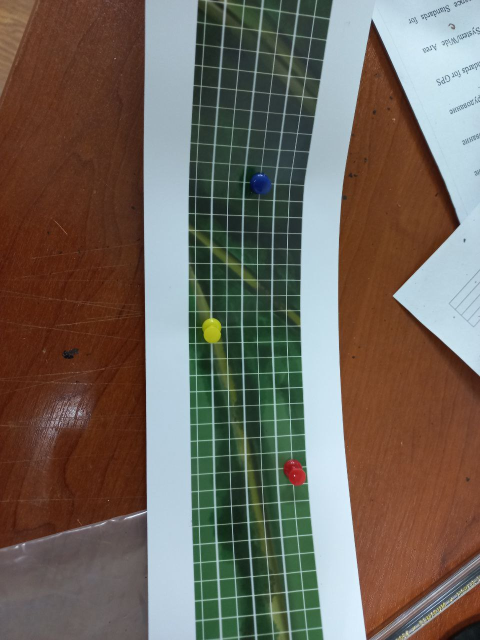
#> input picture python_code/photo_2022-09-19_14-12-26.jpg, 960 x 1280 px (shown at 1/2 size)
$ python -i part1.py   (imports and definitions only)
#> lines starting #> are read from the running program, lines starting #| are printed output that depends on the picture; after the words box and inside, x2 and y2 are one past the last pixel; in counts of white or black regions, pixels touching at a corner belong together
# [28 lines left out: function find_rgb_pixels, not called in this run]

def colored_spot(path):
#> called with path = 'photo_2022-09-19_14-12-26.jpg'
    import cv2
    import numpy as np
    output = {}
    xy = [0, 0]
    image = cv2.imread(path)
#> image is the input picture: shape (1280, 960, 3); mean B, G, R 92.5, 102.8, 111.6
    I = np.array(cv2.cvtColor(image, cv2.COLOR_BGR2HSV), copy=True)
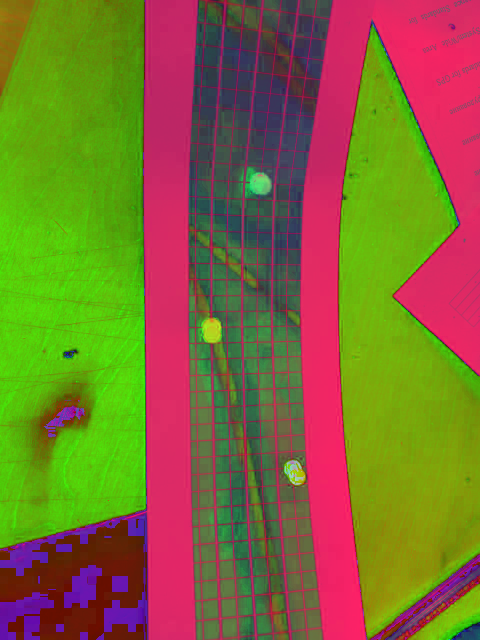
#> I: shape (1280, 960, 3) (shown at 1/2 size); mean B, G, R 52, 108.1, 126.3

    lower_red = np.array([0, 85, 105])
    upper_red = np.array([8, 255, 255])
    lower_blue = np.array([150, 50, 50])
    upper_blue = np.array([175, 255, 255])
    lower_yellow = np.array([12, 100, 100])
    upper_yellow = np.array([17, 255, 255])


    image = cv2.inRange(I, lower_red, upper_red)
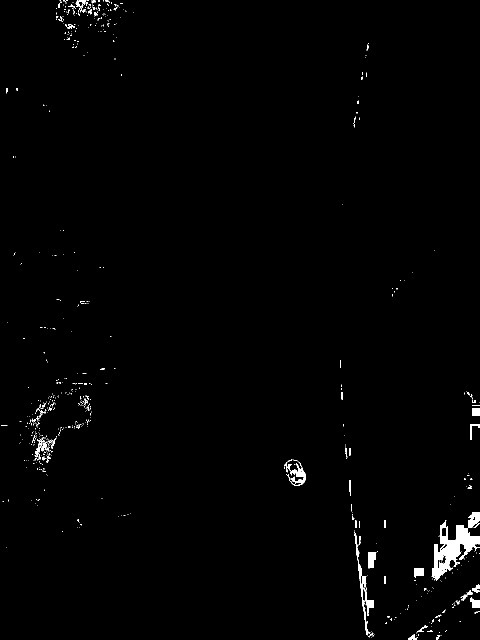
#> image: shape (1280, 960) (shown at 1/2 size); 1.1% white; 662 white regions (615 under 20 px), largest, box (x1, y1, x2, y2) and area: (863, 1024, 960, 1161) 5210, (708, 1063, 748, 1271) 1205, (573, 919, 612, 972) 648
    moments = cv2.moments(image, 1)
#> moments = moments, m00 12961, centre m10/m00, m01/m00 = (701.5, 964.6)
    x_moment = moments['m01']
#> x_moment = 12501610
    y_moment = moments['m10']
#> y_moment = 9091867
    area = moments['m00']
#> area = 12961
    if area > 20:
        xy[0] = int(x_moment / area)
        xy[1] = int(y_moment / area)
    output['Красный'] = xy
    cv2.imshow("Image", image)
    cv2.waitKey(0)
    cv2.destroyAllWindows()

    image = cv2.inRange(I, lower_blue, upper_blue)
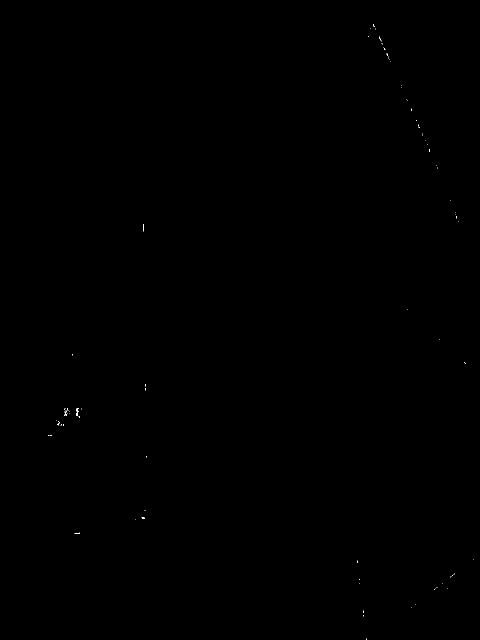
#> image: shape (1280, 960) (shown at 1/2 size); 0.03% white in thin lines or dots, all inside (x1, y1, x2, y2) = (97, 49, 947, 1280)
    moments = cv2.moments(image, 1)
#> moments = moments, m00 329, centre m10/m00, m01/m00 = (432.7, 699.1)
    x_moment = moments['m01']
#> x_moment = 230001
    y_moment = moments['m10']
#> y_moment = 142357
    area = moments['m00']
#> area = 329
    xy[0] = int(x_moment / area)
    xy[1] = int(y_moment / area)
    output['Синий'] = xy
    cv2.imshow("Image", image)
    cv2.waitKey(0)
    cv2.destroyAllWindows()

    image = cv2.inRange(I, lower_yellow, upper_yellow)
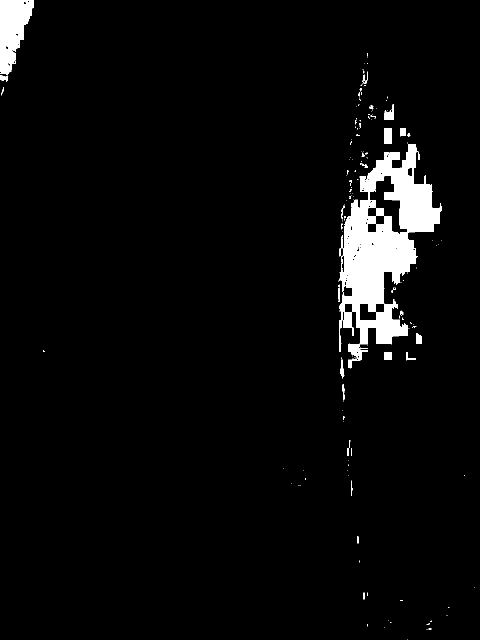
#> image: shape (1280, 960) (shown at 1/2 size); 4.1% white; 177 white regions (145 under 20 px), largest, box (x1, y1, x2, y2) and area: (677, 288, 884, 737) 39881, (0, 0, 68, 151) 6514, (768, 256, 784, 288) 507
    moments = cv2.moments(image, 1)
#> moments = moments, m00 49830, centre m10/m00, m01/m00 = (665.7, 436)
    x_moment = moments['m01']
#> x_moment = 21727517
    y_moment = moments['m10']
#> y_moment = 33173112
    area = moments['m00']
#> area = 49830
    xy[0] = int(x_moment / area)
    xy[1] = int(y_moment / area)
    cv2.imshow("Image", image)
    cv2.waitKey(0)
    cv2.destroyAllWindows()
    output['Желтый'] = xy
    return output

    #cv2.imshow("Image", image)
    #cv2.waitKey(0)
    #cv2.destroyAllWindows()


# [16 lines left out: function show, not called in this run]

>>> result = colored_spot('photo_2022-09-19_14-12-26.jpg')
#> result = {'Красный': [436, 665], 'Синий': [436, 665], 'Желтый': [436, 665]}

$ run again, on python_code/photo_2022-09-26_16-26-14.jpg
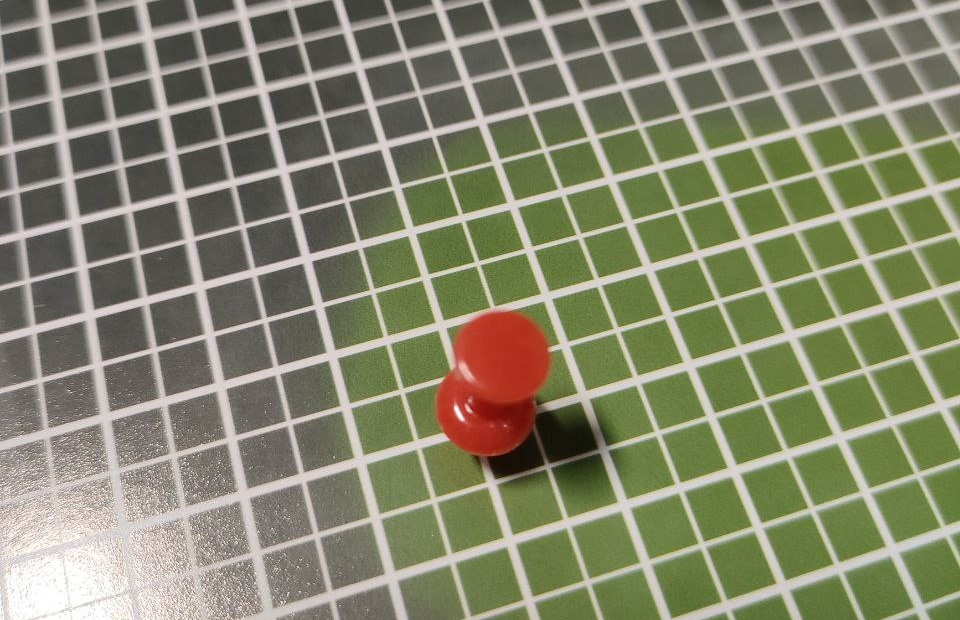
#> input picture python_code/photo_2022-09-26_16-26-14.jpg, 960 x 620 px
#> in colored_spot, image is the input picture: shape (620, 960, 3); mean B, G, R 110.1, 134.5, 133.7
#> in colored_spot, `I = np.array(cv2.cvtColor(image, cv2.COLOR_BGR2HSV), copy=True)`:
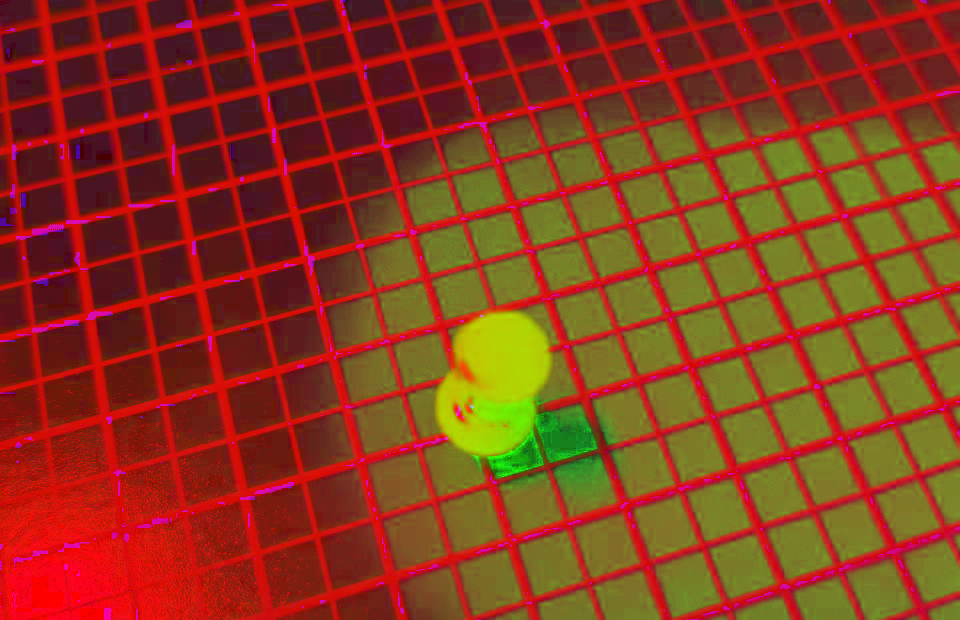
#> I: shape (620, 960, 3); mean B, G, R 28.9, 58.3, 139.6
#> in colored_spot, `image = cv2.inRange(I, lower_red, upper_red)`:
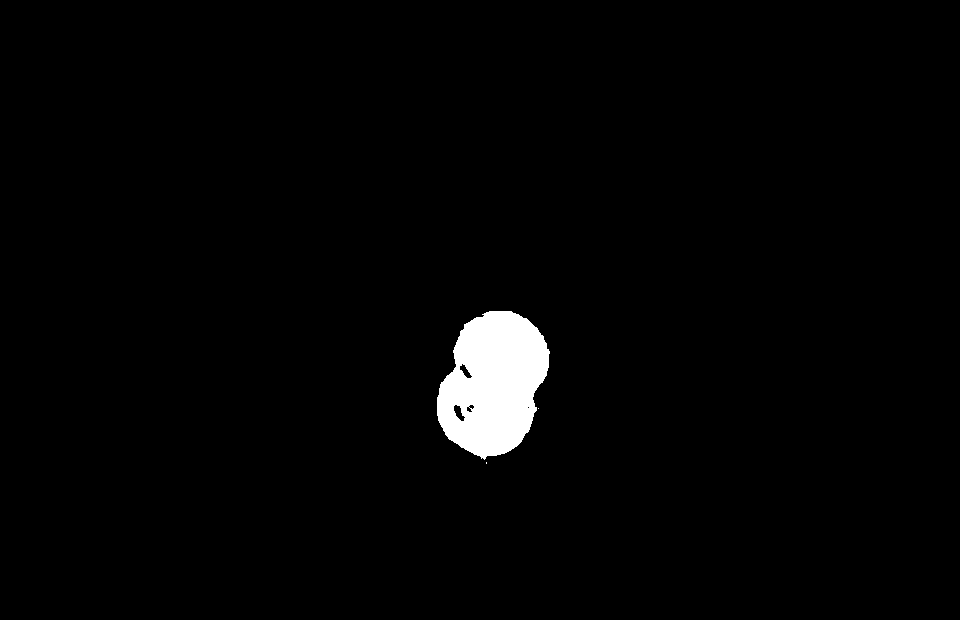
#> image: shape (620, 960); 2% white; 3 white regions (2 under 20 px), largest, box (x1, y1, x2, y2) and area: (437, 311, 550, 460) 11865
#> in colored_spot, `moments = cv2.moments(image, 1)`: moments = moments, m00 11868, centre m10/m00, m01/m00 = (493.2, 383.1)
#> in colored_spot, `x_moment = moments['m01']`: x_moment = 4546332
#> in colored_spot, `y_moment = moments['m10']`: y_moment = 5853463
#> in colored_spot, `area = moments['m00']`: area = 11868
#> in colored_spot, `moments = cv2.moments(image, 1)`: moments = moments, m00 1, centre m10/m00, m01/m00 = (446, 437)
#> in colored_spot, `x_moment = moments['m01']`: x_moment = 437
#> in colored_spot, `y_moment = moments['m10']`: y_moment = 446
#> in colored_spot, `area = moments['m00']`: area = 1
#> in colored_spot, `moments = cv2.moments(image, 1)`: moments = moments, m00 324, centre m10/m00, m01/m00 = (497.4, 370.7)
#> in colored_spot, `x_moment = moments['m01']`: x_moment = 120109
#> in colored_spot, `y_moment = moments['m10']`: y_moment = 161153
#> in colored_spot, `area = moments['m00']`: area = 324
#> result = {'Красный': [370, 497], 'Синий': [370, 497], 'Желтый': [370, 497]}

$ run again, on python_code/Снимок экрана 2022-09-26 163513.png
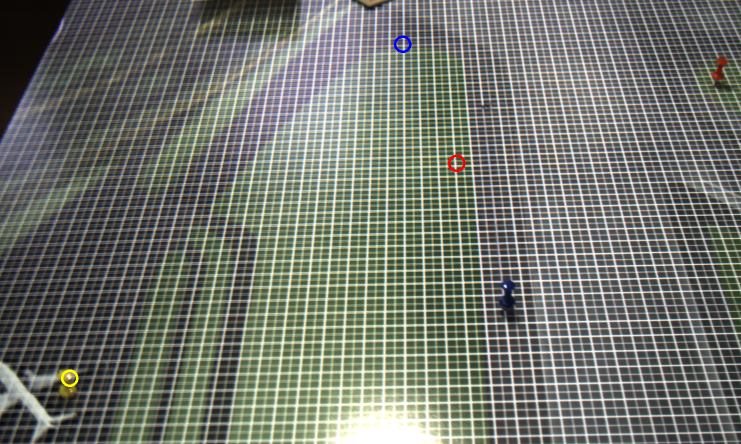
#> input picture python_code/Снимок экрана 2022-09-26 163513.png, 1482 x 888 px (shown at 1/2 size)
#> in colored_spot, image is the input picture: shape (888, 1482, 3); mean B, G, R 109.3, 117.4, 113.9
#> in colored_spot, `image = cv2.inRange(I, lower_red, upper_red)`:
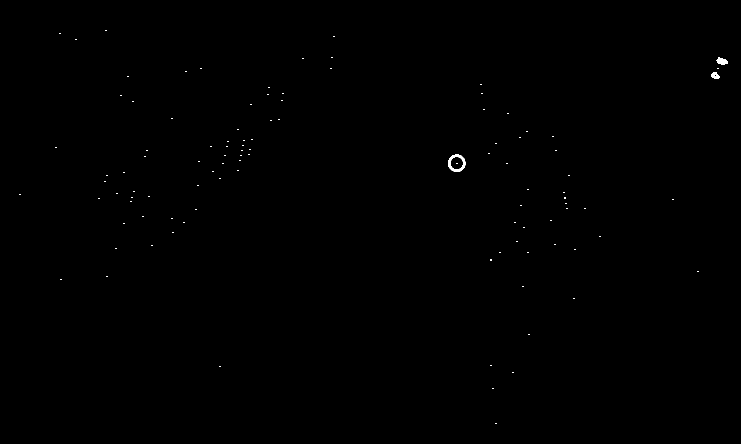
#> image: shape (888, 1482) (shown at 1/2 size); 0.1% white; 106 white regions (103 under 20 px), largest, box (x1, y1, x2, y2) and area: (896, 309, 931, 344) 476, (1433, 114, 1455, 130) 220, (1423, 144, 1439, 158) 140
#> in colored_spot, `moments = cv2.moments(image, 1)`: moments = moments, m00 1256, centre m10/m00, m01/m00 = (978, 280.5)
#> in colored_spot, `x_moment = moments['m01']`: x_moment = 352316
#> in colored_spot, `y_moment = moments['m10']`: y_moment = 1228428
#> in colored_spot, `area = moments['m00']`: area = 1256
#> in colored_spot, `moments = cv2.moments(image, 1)`: moments = moments, m00 1656, centre m10/m00, m01/m00 = (917.2, 394.2)
#> in colored_spot, `x_moment = moments['m01']`: x_moment = 652720
#> in colored_spot, `y_moment = moments['m10']`: y_moment = 1518888
#> in colored_spot, `area = moments['m00']`: area = 1656
#> in colored_spot, `image = cv2.inRange(I, lower_yellow, upper_yellow)`:
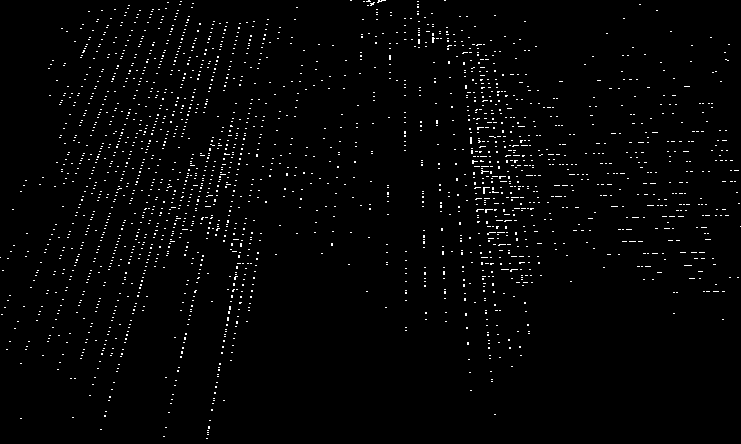
#> image: shape (888, 1482) (shown at 1/2 size); 0.97% white in thin lines or dots
#> in colored_spot, `moments = cv2.moments(image, 1)`: moments = moments, m00 12813, centre m10/m00, m01/m00 = (706.8, 356.3)
#> in colored_spot, `x_moment = moments['m01']`: x_moment = 4565001
#> in colored_spot, `y_moment = moments['m10']`: y_moment = 9056355
#> in colored_spot, `area = moments['m00']`: area = 12813
#> result = {'Красный': [356, 706], 'Синий': [356, 706], 'Желтый': [356, 706]}
